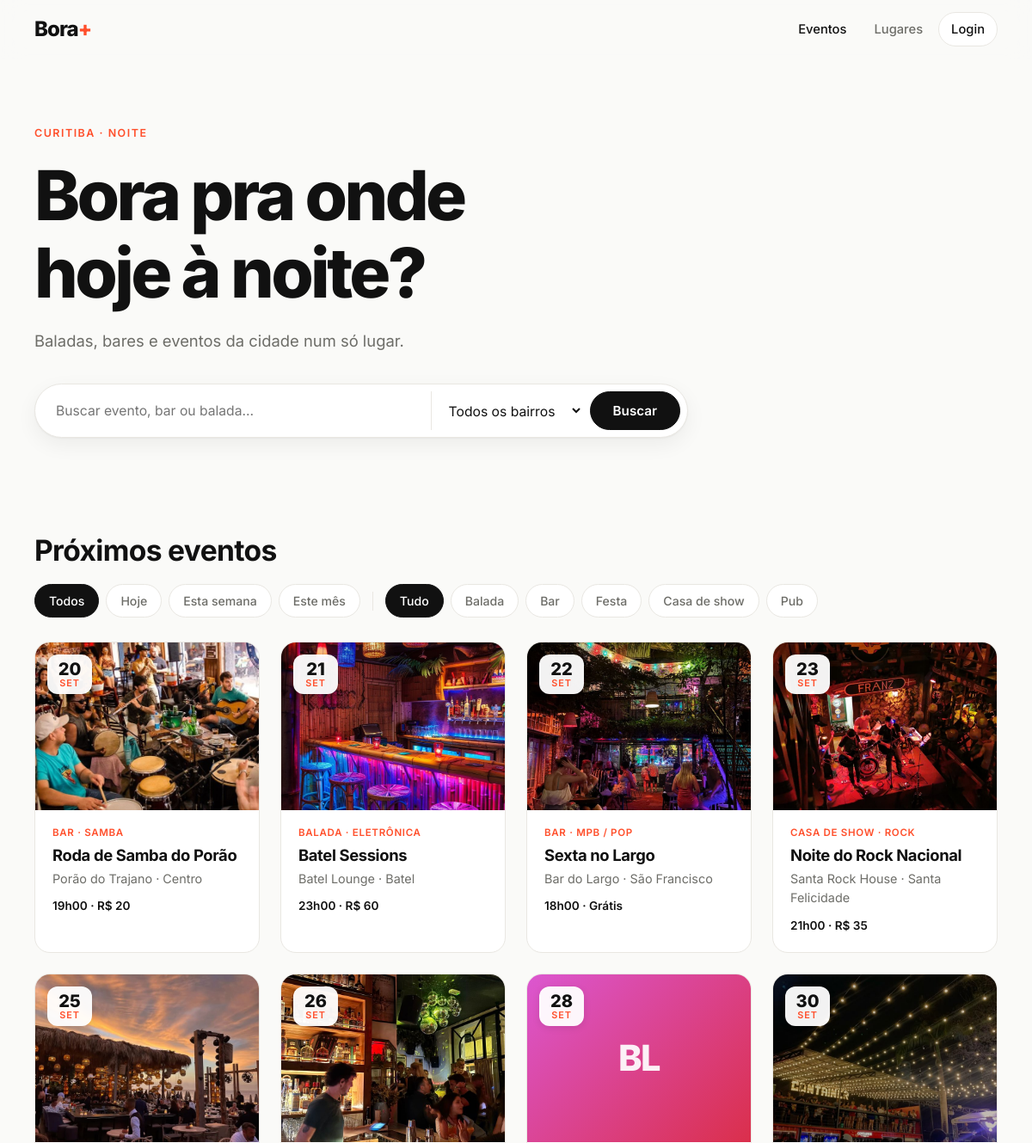
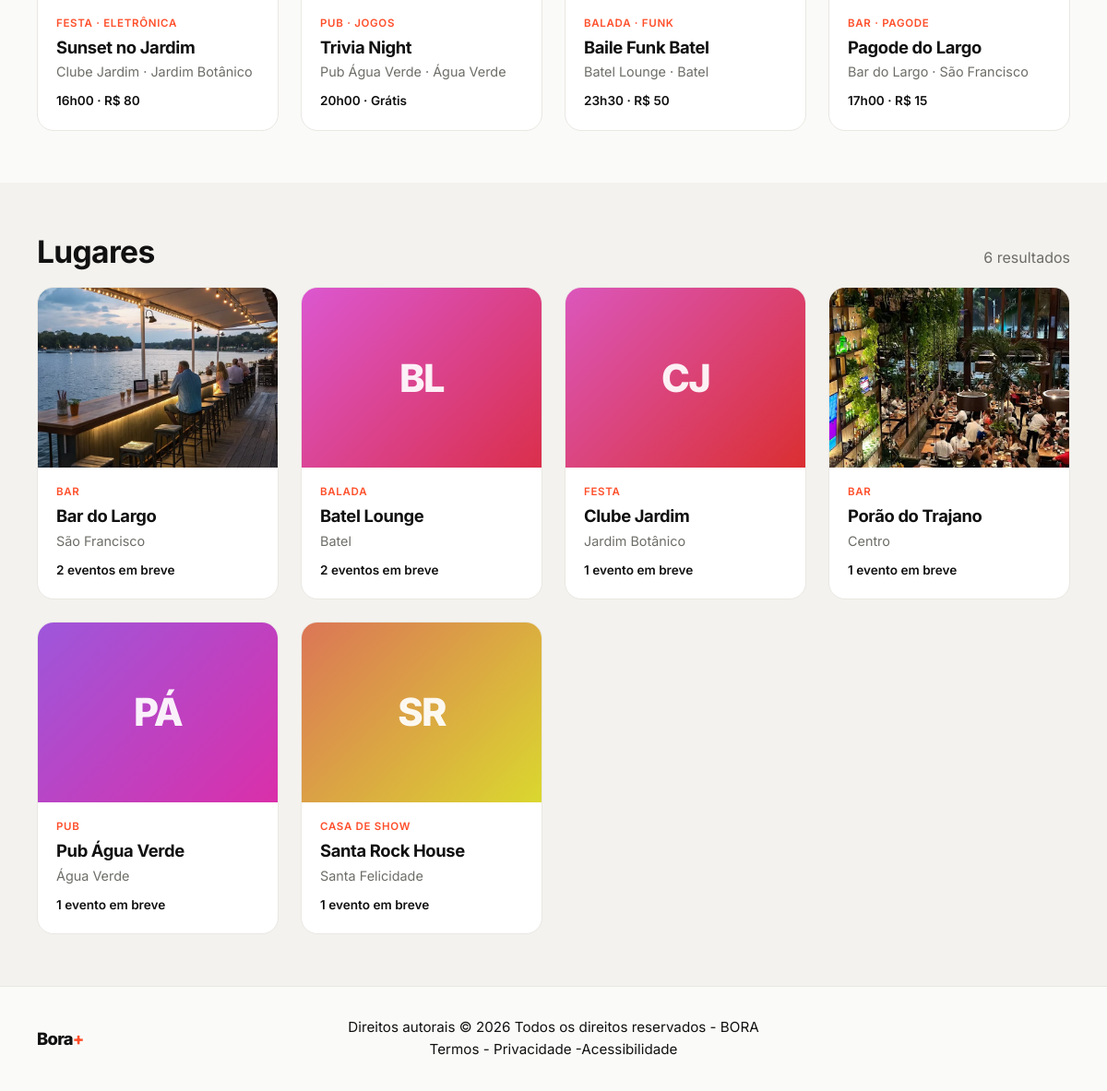
The page / on the database its author committed (2 pictures, top to bottom).
### tables this page shows
CREATE TABLE events (
            id               INTEGER PRIMARY KEY AUTOINCREMENT,
            establishment_id INTEGER NOT NULL REFERENCES establishments(id) ON DELETE CASCADE,
            title            TEXT NOT NULL,
            description      TEXT,
            event_date       TEXT NOT NULL,
            start_time       TEXT,
            price            TEXT,
            genre            TEXT,
            image            TEXT,
            created_at       TEXT NOT NULL DEFAULT CURRENT_TIMESTAMP
        );

CREATE TABLE establishments (
            id            INTEGER PRIMARY KEY AUTOINCREMENT,
            name          TEXT NOT NULL,
            type          TEXT NOT NULL,
            neighborhood  TEXT NOT NULL,
            address       TEXT,
            opening_hours TEXT,
            instagram     TEXT,
            description   TEXT,
            image         TEXT,
            created_at    TEXT NOT NULL DEFAULT CURRENT_TIMESTAMP
        );

### includes/functions.php (called while the page is built, shortened)
<?php
function e(?string $value): string
{
    return htmlspecialchars((string) $value, ENT_QUOTES | ENT_SUBSTITUTE, 'UTF-8');
}
function url(string $path = ''): string
{
    return BASE_URL . '/' . ltrim($path, '/');
}
function upload_url(?string $file): ?string
{
    return $file ? url('uploads/' . rawurlencode($file)) : null;
}
function today(): string
{
    return date('Y-m-d');
}
function date_parts(string $date): array
{
    $t = strtotime($date);
    return [
        'day'     => date('d', $t),
        'month'   => MONTHS[(int) date('n', $t) - 1],
        'weekday' => WEEKDAYS[(int) date('w', $t)],
        'year'    => date('Y', $t),
    ];
}
function format_time(?string $time): string
{
    return $time ? str_replace(':', 'h', substr($time, 0, 5)) : '';
}
function type_label(string $type): string
{
    return ESTABLISHMENT_TYPES[$type] ?? ucfirst($type);
}
function initials(string $name): string
{
    $words = preg_split('/\s+/u', trim($name)) ?: [];
    $out = '';
    foreach (array_slice($words, 0, 2) as $w) {
        $out .= mb_strtoupper(mb_substr($w, 0, 1));
    }
    return $out;
}
function placeholder_style(string $seed): string
{
    $h1 = crc32($seed) % 360;
    $h2 = ($h1 + 45) % 360;
    return "background:linear-gradient(135deg,hsl($h1 65% 60%),hsl($h2 70% 52%))";
}
function input(string $key, string $default = ''): string
{
    $v = $_POST[$key] ?? $_GET[$key] ?? $default;
    return is_string($v) ? trim($v) : $default;
}

### includes/queries.php (called while the page is built, shortened)
<?php
function fetch_events(array $f = [], ?int $limit = null): array
{
    $sql = 'SELECT ev.*, es.name AS place_name, es.type AS place_type,
                   es.neighborhood AS place_neighborhood, es.image AS place_image
            FROM events ev
            JOIN establishments es ON es.id = ev.establishment_id
            WHERE 1=1';
    $params = [];
    if (!empty($f['upcoming'])) {
        $sql .= ' AND ev.event_date >= :today';
        $params[':today'] = today();
    }
    $dir = ($f['order'] ?? 'asc') === 'desc' ? 'DESC' : 'ASC';
    $sql .= " ORDER BY ev.event_date $dir, ev.start_time $dir";
    $stmt = db()->prepare($sql);
    $stmt->execute($params);
    return $stmt->fetchAll();
}
function fetch_establishments(array $f = []): array
{
    $sql = 'SELECT es.*,
                   (SELECT COUNT(*) FROM events ev
                     WHERE ev.establishment_id = es.id AND ev.event_date >= :today) AS upcoming_count
            FROM establishments es WHERE 1=1';
    $params = [':today' => today()];
    $sql .= ' ORDER BY es.name COLLATE NOCASE';
    $stmt = db()->prepare($sql);
    $stmt->execute($params);
    return $stmt->fetchAll();
}

### includes/db.php (called while the page is built, shortened)
<?php
function db(): PDO
{
    static $pdo = null;
    if ($pdo instanceof PDO) {
        return $pdo;
    }
    $isNew = !file_exists(DB_FILE);
    $pdo = new PDO('sqlite:' . DB_FILE, null, null, [
        PDO::ATTR_ERRMODE            => PDO::ERRMODE_EXCEPTION,
        PDO::ATTR_DEFAULT_FETCH_MODE => PDO::FETCH_ASSOC,
    ]);
    $pdo->exec('PRAGMA foreign_keys = ON');
    seed_admin($pdo);
    return $pdo;
}
function seed_admin(PDO $pdo): void
{
    $count = (int) $pdo->query('SELECT COUNT(*) FROM admins')->fetchColumn();
    if ($count > 0) {
        return;
    }
}

### includes/components.php (the view, shortened to what this page needs)
<?php
function cover(?string $image, string $seed, string $label, string $class = 'cover'): string
{
    $src = upload_url($image);
    if ($src) {
        return '<div class="' . $class . '"><img src="' . e($src) . '" alt="" loading="lazy"></div>';
    }
    return '<div class="' . $class . ' cover--ph" style="' . e(placeholder_style($seed)) . '"><span>'
        . e(initials($label)) . '</span></div>';
}
function render_event_card(array $ev): void
{
    $d = date_parts($ev['event_date']);
    $image = $ev['image'] ?: $ev['place_image'];
    $link = url('evento.php?id=' . (int) $ev['id']);
    $meta = array_filter([format_time($ev['start_time']), $ev['price']]);
    ?>
    <a class="card reveal" href="<?= e($link) ?>">
        <?= cover($image, $ev['place_name'], $ev['place_name']) ?>
        <div class="date-badge">
            <strong><?= e($d['day']) ?></strong>
            <span><?= e($d['month']) ?></span>
        </div>
        <div class="card__body">
            <span class="tag"><?= e(type_label($ev['place_type'])) ?><?= $ev['genre'] ? ' · ' . e($ev['genre']) : '' ?></span>
            <h3><?= e($ev['title']) ?></h3>
            <p class="muted"><?= e($ev['place_name']) ?> · <?= e($ev['place_neighborhood']) ?></p>
            <?php if ($meta): ?>
                <p class="card__meta"><?= e(implode(' · ', $meta)) ?></p>
            <?php endif; ?>
        </div>
    </a>
    <?php
}
function render_place_card(array $es): void
{
    $link = url('local.php?id=' . (int) $es['id']);
    $n = (int) ($es['upcoming_count'] ?? 0);
    ?>
    <a class="card reveal" href="<?= e($link) ?>">
        <?= cover($es['image'], $es['name'], $es['name']) ?>
        <div class="card__body">
            <span class="tag"><?= e(type_label($es['type'])) ?></span>
            <h3><?= e($es['name']) ?></h3>
            <p class="muted"><?= e($es['neighborhood']) ?></p>
            <p class="card__meta"><?= $n > 0 ? $n . ($n === 1 ? ' evento em breve' : ' eventos em breve') : 'Sem eventos agendados' ?></p>
        </div>
    </a>
    <?php
}

### index.php (shortened to what this page needs)
<?php
$q            = input('q');
$type         = input('tipo');
$neighborhood = input('bairro');
$when         = input('quando');
if (!isset(ESTABLISHMENT_TYPES[$type])) {
    $type = '';
}
if (!in_array($when, ['hoje', 'semana', 'mes'], true)) {
    $when = '';
}
$events = fetch_events([
    'upcoming'     => true,
    'q'            => $q,
    'type'         => $type,
    'neighborhood' => $neighborhood,
    'when'         => $when,
]);
$places = fetch_establishments(['q' => $q, 'type' => $type, 'neighborhood' => $neighborhood]);
function filter_url(array $override): string
{
    $params = array_filter(array_merge([
        'q'      => input('q'),
        'tipo'   => input('tipo'),
        'bairro' => input('bairro'),
        'quando' => input('quando'),
    ], $override), static fn ($v) => $v !== '' && $v !== null);
    return url('index.php' . ($params ? '?' . http_build_query($params) : '') . '#eventos');
}
require __DIR__ . '/includes/header.php';
?>
<section class="hero">
    <div class="container">
        <p class="eyebrow">Curitiba · Noite</p>
        <h1>Bora pra onde<br>hoje à noite?</h1>
        <p class="lead">Baladas, bares e eventos da cidade num só lugar.</p>
        <form class="search" method="get" action="<?= e(url('index.php')) ?>#eventos" data-autosubmit>
            <input type="search" name="q" value="<?= e($q) ?>" placeholder="Buscar evento, bar ou balada…" aria-label="Buscar">
            <select name="bairro" aria-label="Bairro">
                <option value="">Todos os bairros</option>
            </select>
            <button type="submit" class="btn">Buscar</button>
        </form>
    </div>
</section>
<section class="section" id="eventos">
    <div class="container">
        <div class="section__head">
            <h2>Próximos eventos</h2>
        </div>
        <div class="chips">
            <a class="chip <?= $when === '' ? 'is-active' : '' ?>" href="<?= e(filter_url(['quando' => ''])) ?>">Todos</a>
            <a class="chip <?= $when === 'hoje' ? 'is-active' : '' ?>" href="<?= e(filter_url(['quando' => 'hoje'])) ?>">Hoje</a>
            <a class="chip <?= $when === 'semana' ? 'is-active' : '' ?>" href="<?= e(filter_url(['quando' => 'semana'])) ?>">Esta semana</a>
            <a class="chip <?= $when === 'mes' ? 'is-active' : '' ?>" href="<?= e(filter_url(['quando' => 'mes'])) ?>">Este mês</a>
            <a class="chip <?= $type === '' ? 'is-active' : '' ?>" href="<?= e(filter_url(['tipo' => ''])) ?>">Tudo</a>
            <?php foreach (ESTABLISHMENT_TYPES as $key => $label): ?>
                <a class="chip <?= $type === $key ? 'is-active' : '' ?>" href="<?= e(filter_url(['tipo' => $key])) ?>"><?= e($label) ?></a>
            <?php endforeach; ?>
        </div>
        <?php if ($events): ?>
            <div class="grid">
                <?php foreach ($events as $ev) { render_event_card($ev); } ?>
            </div>
        <?php endif; ?>
    </div>
</section>
<section class="section section--alt" id="lugares">
    <div class="container">
        <div class="section__head">
            <h2>Lugares</h2>
            <span class="muted"><?= count($places) ?> <?= count($places) === 1 ? 'resultado' : 'resultados' ?></span>
        </div>
        <?php if ($places): ?>
            <div class="grid">
                <?php foreach ($places as $es) { render_place_card($es); } ?>
            </div>
        <?php endif; ?>
    </div>
</section>
<?php require __DIR__ . '/includes/footer.php'; ?>

### rows shown on the page
events: image (picture), event_date "20", event_date "SET", establishment.type "BAR", genre "SAMBA", title "Roda de Samba do Porão", establishment.name "Porão do Trajano", establishment.neighborhood "Centro", implode(' · ', $meta) "19h00 · R$ 20"
events: image (picture), event_date "21", event_date "SET", establishment.type "BALADA", genre "ELETRÔNICA", title "Batel Sessions", establishment.name "Batel Lounge", establishment.neighborhood "Batel", implode(' · ', $meta) "23h00 · R$ 60"
events: image (picture), event_date "22", event_date "SET", establishment.type "BAR", genre "MPB / POP", title "Sexta no Largo", establishment.name "Bar do Largo", establishment.neighborhood "São Francisco", implode(' · ', $meta) "18h00 · Grátis"
events: image (picture), event_date "23", event_date "SET", establishment.type "CASA DE SHOW", genre "ROCK", title "Noite do Rock Nacional", establishment.name "Santa Rock House", establishment.neighborhood "Santa Felicidade", implode(' · ', $meta) "21h00 · R$ 35"
events: image (picture), event_date "25", event_date "SET", establishment.type "FESTA", genre "ELETRÔNICA", title "Sunset no Jardim", establishment.name "Clube Jardim", establishment.neighborhood "Jardim Botânico", implode(' · ', $meta) "16h00 · R$ 80"
events: image (picture), event_date "26", event_date "SET", establishment.type "PUB", genre "JOGOS", title "Trivia Night", establishment.name "Pub Água Verde", establishment.neighborhood "Água Verde", implode(' · ', $meta) "20h00 · Grátis"
events: establishment.name "BL", event_date "28", event_date "SET", establishment.type "BALADA", genre "FUNK", title "Baile Funk Batel", establishment.name "Batel Lounge", establishment.neighborhood "Batel", implode(' · ', $meta) "23h30 · R$ 50"
events: image (picture), event_date "30", event_date "SET", establishment.type "BAR", genre "PAGODE", title "Pagode do Largo", establishment.name "Bar do Largo", establishment.neighborhood "São Francisco", implode(' · ', $meta) "17h00 · R$ 15"
establishments: image (picture), type "BAR", name "Bar do Largo", neighborhood "São Francisco", n "2", shows "eventos em breve"
establishments: name "BL", type "BALADA", name "Batel Lounge", neighborhood "Batel", n "2", shows "eventos em breve"
establishments: name "CJ", type "FESTA", name "Clube Jardim", neighborhood "Jardim Botânico", n "1", shows "evento em breve"
establishments: image (picture), type "BAR", name "Porão do Trajano", neighborhood "Centro", n "1", shows "evento em breve"
establishments: name "PÁ", type "PUB", name "Pub Água Verde", neighborhood "Água Verde", n "1", shows "evento em breve"
establishments: name "SR", type "CASA DE SHOW", name "Santa Rock House", neighborhood "Santa Felicidade", n "1", shows "evento em breve"

### other values the page prints
$label "Balada"
$label "Bar"
$label "Festa"
$label "Casa de show"
$label "Pub"
count($places) "6"
rtrim(SITE_NAME, '+') "BORA"
